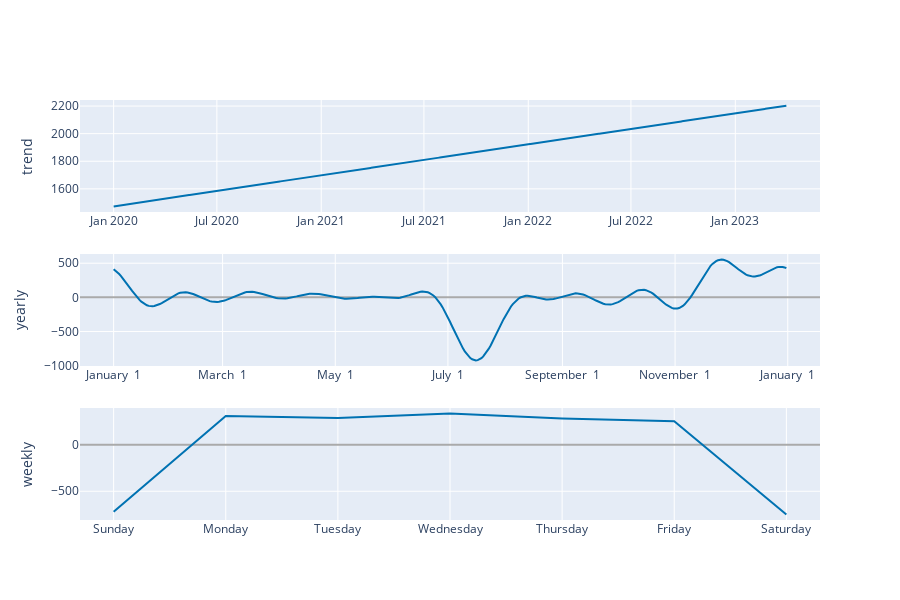

Source (notebook cell):
### Code cell
# Plot components
plot_components_plotly(prophet_, forecast)

### Figure 1 — Plotly figure (JSON) as saved in the notebook; plotly's stock layout.template omitted (floating-point values rounded to 4 significant figures; data arrays with more than 128 entries replaced by an {"elided": "..."} marker saying what was removed)
{"data": [{"line": {"color": "#0072B2", "width": 2}, "mode": "lines", "name": "trend", "type": "scatter", "x": {"elided": "1187 str values"}, "xaxis": "x", "y": {"elided": "1187 float values"}, "yaxis": "y"}, {"line": {"color": "rgba(0, 114, 178, 0.2)", "width": 0}, "mode": "lines", "name": "trend_upper", "type": "scatter", "x": {"elided": "1187 str values"}, "xaxis": "x", "y": {"elided": "1187 float values"}, "yaxis": "y"}, {"fill": "tonexty", "fillcolor": "rgba(0, 114, 178, 0.2)", "line": {"color": "rgba(0, 114, 178, 0.2)", "width": 0}, "mode": "lines", "name": "trend_lower", "type": "scatter", "x": {"elided": "1187 str values"}, "xaxis": "x", "y": {"elided": "1187 float values"}, "yaxis": "y"}, {"line": {"color": "#0072B2", "width": 2}, "mode": "lines", "name": "yearly", "type": "scatter", "x": {"elided": "365 str values"}, "xaxis": "x2", "y": {"elided": "365 float values"}, "yaxis": "y2"}, {"line": {"color": "#0072B2", "width": 2}, "mode": "lines", "name": "weekly", "type": "scatter", "x": ["2017-01-01T00:00:00", "2017-01-02T00:00:00", "2017-01-03T00:00:00", "2017-01-04T00:00:00", "2017-01-05T00:00:00", "2017-01-06T00:00:00", "2017-01-07T00:00:00"], "xaxis": "x3", "y": [-721.0, 309.4, 287.7, 336.1, 282.2, 254.4, -748.9], "yaxis": "y3"}], "layout": {"height": 600, "showlegend": false, "width": 900, "xaxis": {"anchor": "y", "domain": [0, 1], "range": ["2019-11-02T16:48:00", "2023-05-30T07:12:00"], "type": "date"}, "xaxis2": {"anchor": "y2", "domain": [0, 1], "range": ["2016-12-13T18:54:02.958904115", "2018-01-18T11:04:57.863013581"], "tickformat": "%B %e", "type": "date"}, "xaxis3": {"anchor": "y3", "domain": [0, 1], "range": ["2016-12-31T16:48:00", "2017-01-07T07:12:00"], "tickformat": "%A", "type": "date"}, "yaxis": {"anchor": "x", "domain": [0.7333, 1], "rangemode": "normal", "title": {"text": "trend"}, "zerolinecolor": "#AAA"}, "yaxis2": {"anchor": "x2", "domain": [0.3667, 0.6333], "title": {"text": "yearly"}, "zerolinecolor": "#AAA"}, "yaxis3": {"anchor": "x3", "domain": [0, 0.2667], "title": {"text": "weekly"}, "zerolinecolor": "#AAA"}}}
